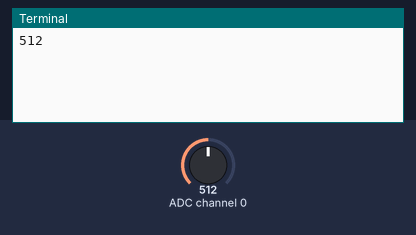
Recording of a program running on a simulated Raspberry Pi (BCM pin numbers). Shown: the last lines printed to the terminal. The inputs (shaded band) are chosen by the test bench; at power-on: ADC channel 0 = 512 (analog values on the 0–1023 scale).

Above: at 1.2 s.
1.3 s: ADC channel 0 set to 716
At 3.9 s:
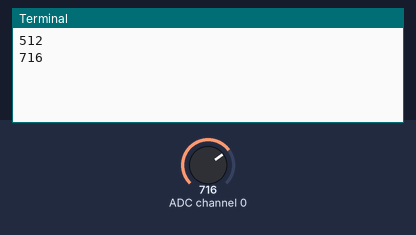
5.2 s: ADC channel 0 set to 900
At 6.7 s:
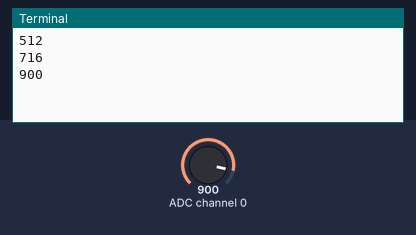
Timing chart, 0 to 8.2 s (numbered marks = the images above; inputs shaded):
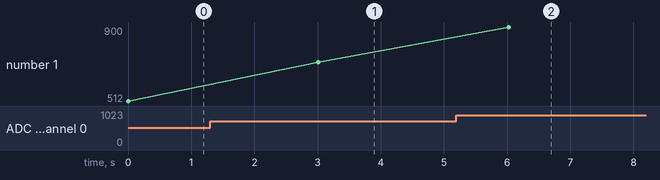

The program:

light_sense.py
```python
import os
import time
from spidev import SpiDev

class MCP3008:
    def __init__(self, bus = 0, device = 0):
        self.bus, self.device = bus, device
        self.spi = SpiDev()
        self.open()
        self.spi.max_speed_hz = 1000000 # 1MHz

    def open(self):
        self.spi.open(self.bus, self.device)
        self.spi.max_speed_hz = 1000000 # 1MHz

    def read(self, channel = 0):
        adc = self.spi.xfer2([1, (8 + channel) << 4, 0])
        data = ((adc[1] & 3) << 8) + adc[2]
        return data

    def close(self):
        self.spi.close()

# Define variables
adc = MCP3008()
min_light_value = 100
max_light_value = 900
min_backlight_value = 15
max_backlight_value = 100
delay_time = 3

while True:
    # Read light sensor value
    light_value = adc.read(channel=0)
    print(light_value)
    # Map light sensor value to backlight value
    if light_value < min_light_value:
        backlight_value = min_backlight_value
    elif light_value > max_light_value:
        backlight_value = max_backlight_value
    else:
        backlight_value = (light_value - min_light_value) * (max_backlight_value - min_backlight_value) / (max_light_value - min_light_value) + min_backlight_value

    # Set backlight value
    os.system("vcgencmd set_backlight {}".format(int(backlight_value)))

    # Delay
    time.sleep(delay_time)
```

Measured:
- after the input at 1.3 s, the terminal: prints a new line after 1.7 s (image 1)
- after the input at 5.2 s, the terminal: prints a new line after 0.83 s (image 2)
- plotted number 1: 512 → 716 after the input at 1.3 s, 716 → 900 after the input at 5.2 s
